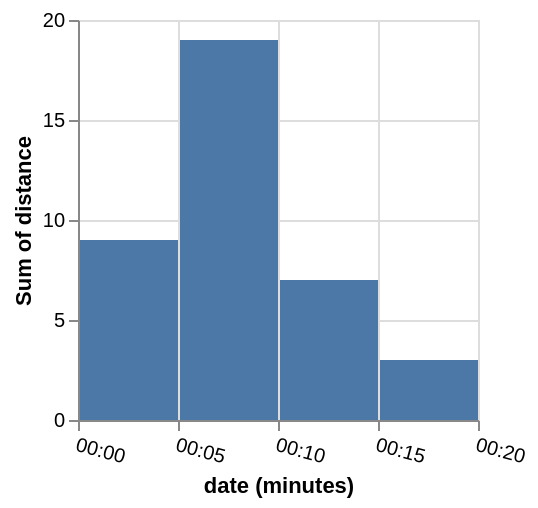

Write a Vega-Lite specification for this figure.
### Vega specification from a JSON file in a GitHub repository (floating-point values rounded to 4 significant figures)
{"$schema": "https://vega.github.io/schema/vega/v5.json", "description": "Using a custom step for time unit.", "background": "white", "padding": 5, "width": 200, "height": 200, "style": "cell", "data": [{"name": "source_0", "values": [{"date": "Sun, 01 Jan 2012 00:00:00", "distance": 1}, {"date": "Sun, 01 Jan 2012 00:01:00", "distance": 1}, {"date": "Sun, 01 Jan 2012 00:02:00", "distance": 2}, {"date": "Sun, 01 Jan 2012 00:03:00", "distance": 1}, {"date": "Sun, 01 Jan 2012 00:04:00", "distance": 4}, {"date": "Sun, 01 Jan 2012 00:05:00", "distance": 2}, {"date": "Sun, 01 Jan 2012 00:06:00", "distance": 5}, {"date": "Sun, 01 Jan 2012 00:07:00", "distance": 2}, {"date": "Sun, 01 Jan 2012 00:08:00", "distance": 6}, {"date": "Sun, 01 Jan 2012 00:09:00", "distance": 4}, {"date": "Sun, 01 Jan 2012 00:10:00", "distance": 1}, {"date": "Sun, 01 Jan 2012 00:11:00", "distance": 1}, {"date": "Sun, 01 Jan 2012 00:12:00", "distance": 3}, {"date": "Sun, 01 Jan 2012 00:13:00", "distance": 0}, {"date": "Sun, 01 Jan 2012 00:14:00", "distance": 2}, {"date": "Sun, 01 Jan 2012 00:15:00", "distance": 3}]}, {"name": "data_0", "source": "source_0", "transform": [{"type": "formula", "expr": "toDate(datum[\"date\"])", "as": "date"}, {"field": "date", "type": "timeunit", "units": ["minutes"], "step": 5, "as": ["minutes_step_5_date", "minutes_step_5_date_end"]}, {"type": "aggregate", "groupby": ["minutes_step_5_date", "minutes_step_5_date_end"], "ops": ["sum"], "fields": ["distance"], "as": ["sum_distance"]}, {"type": "filter", "expr": "(isDate(datum[\"minutes_step_5_date\"]) || (isValid(datum[\"minutes_step_5_date\"]) && isFinite(+datum[\"minutes_step_5_date\"])))"}]}], "marks": [{"name": "marks", "type": "rect", "style": ["bar"], "from": {"data": "data_0"}, "encode": {"update": {"fill": {"value": "#4c78a8"}, "x2": [{"test": "!isValid(datum[\"minutes_step_5_date\"]) || !isFinite(+datum[\"minutes_step_5_date\"])", "value": 0}, {"scale": "x", "field": "minutes_step_5_date", "offset": 1}], "x": [{"test": "!isValid(datum[\"minutes_step_5_date\"]) || !isFinite(+datum[\"minutes_step_5_date\"])", "value": 0}, {"scale": "x", "field": "minutes_step_5_date_end"}], "y": {"scale": "y", "field": "sum_distance"}, "y2": {"scale": "y", "value": 0}}}}], "scales": [{"name": "x", "type": "time", "domain": {"data": "data_0", "fields": ["minutes_step_5_date", "minutes_step_5_date_end"]}, "range": [0, {"signal": "width"}]}, {"name": "y", "type": "linear", "domain": {"data": "data_0", "field": "sum_distance"}, "range": [{"signal": "height"}, 0], "nice": true, "zero": true}], "axes": [{"scale": "x", "orient": "bottom", "gridScale": "y", "grid": true, "tickCount": {"signal": "ceil(width/40)"}, "domain": false, "labels": false, "maxExtent": 0, "minExtent": 0, "ticks": false, "zindex": 0}, {"scale": "y", "orient": "left", "gridScale": "x", "grid": true, "tickCount": {"signal": "ceil(height/40)"}, "domain": false, "labels": false, "maxExtent": 0, "minExtent": 0, "ticks": false, "zindex": 0}, {"scale": "x", "orient": "bottom", "grid": false, "title": "date (minutes)", "labelAngle": 15, "encode": {"labels": {"update": {"text": {"signal": "timeFormat(datum.value, timeUnitSpecifier([\"minutes\"], {\"year-month\":\"%b %Y \",\"year-month-date\":\"%b %d, %Y \"}))"}}}}, "labelAlign": "left", "labelBaseline": "top", "labelFlush": true, "labelOverlap": true, "tickCount": {"signal": "ceil(width/40)"}, "zindex": 0}, {"scale": "y", "orient": "left", "grid": false, "title": "Sum of distance", "labelOverlap": true, "tickCount": {"signal": "ceil(height/40)"}, "zindex": 0}]}
